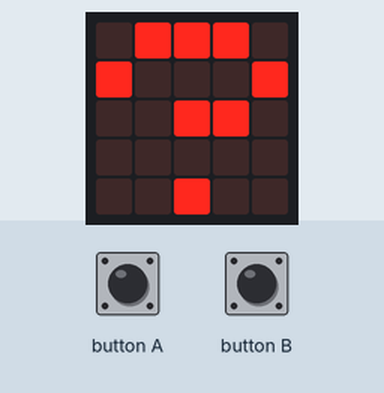
Bench run of a program on a simulated BBC micro:bit running MicroPython. Shown: the board's 5×5 LED display. The inputs (shaded band) are chosen by the test bench. Random numbers come from a fixed seed.

Above: at 5.0 s.
5.1 s: button A pressed for 0.15 s
At 5.8 s:
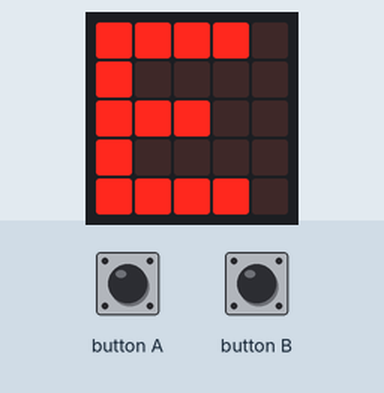
7.6 s: button B pressed for 0.15 s
At 8.4 s:
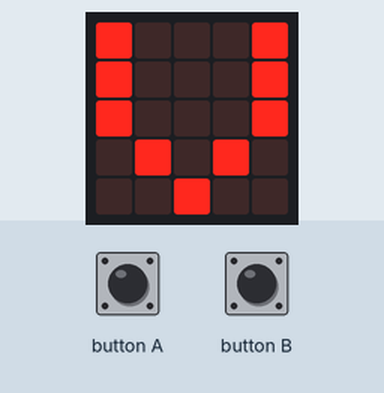
10.1 s: button A pressed for 1 s
At 10.9 s:
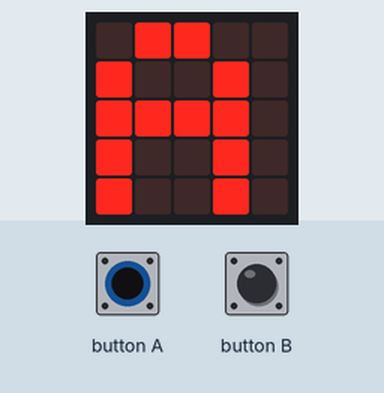
12.6 s: button B pressed for 1 s
At 13.4 s:
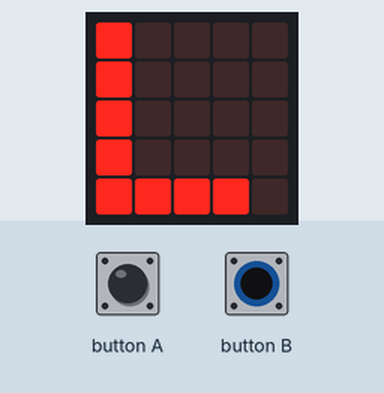
15.1 s: button B pressed for 0.15 s
At 15.9 s:
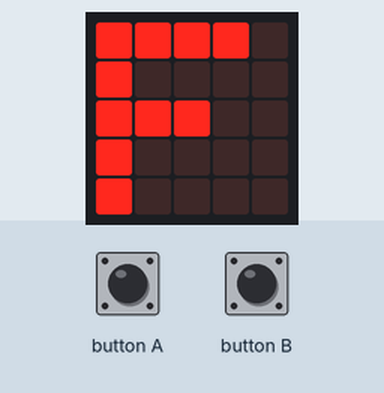
17.6 s: button A pressed for 0.15 s
At 18.4 s:
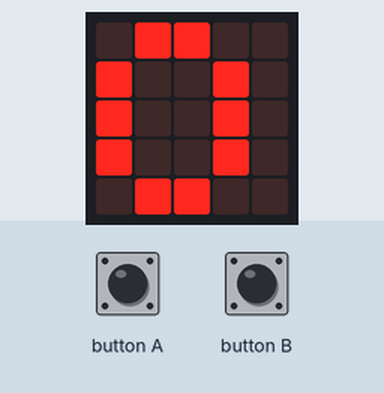
Timing chart, 0 to 20.6 s (numbered marks = the images above; inputs shaded):
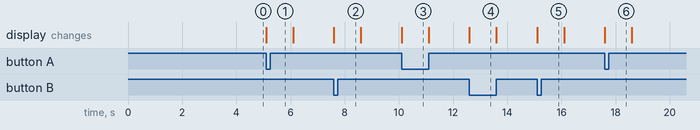

Measured:
- after the input at 5.1 s, the display: changes at once (image 1)
- after the input at 7.6 s, the display: changes at once (image 2)
- after the input at 10.1 s, the display: changes at once (image 3)
- after the input at 12.6 s, the display: changes at once (image 4)
- after the input at 15.1 s, the display: changes at once (image 5)
- after the input at 17.6 s, the display: changes at once (image 6)

The program:

juegoVocalConsonante.py
```python
# Imports van al inicio
from microbit import *
import random
import music

total_palabras = 9
vocales = ['A','E','I','O','U']
consonantes =['B', 'C','D','F','G','H','J','K','L','LL','M','N','Ñ', 'P', 'QU', 'R','S', 'T','V','W','X','Y','Z']

def obtenerVocal():
    return vocales[random.randint(0, len(vocales)-1)]

def obtenerConsonante():
    return consonantes[random.randint(0,len(consonantes)-1)]

def cronometro(t):
    for i in range(t, 0, -1):
        display.scroll(i)
        music.play("a3")
        sleep(1000)
    music.play(music.POWER_DOWN)
    display.show(Image.SWORD)

# Muestra '?', si se pulsa A devolverá vocal, si se pulsa B devolverá consonante
while total_palabras>0:
    if button_a.was_pressed():
        display.show(obtenerVocal())
        sleep(1000)
        total_palabras = total_palabras - 1
    elif button_b.was_pressed():
        display.show(obtenerConsonante())
        sleep(1000)
        total_palabras = total_palabras - 1
    else:
        display.show("?")


while True:
    #Hay que pulsar el logo para comenzar a contar
    if pin_logo.is_touched():
        cronometro(30)
        break
    else:
        music.play(music.POWER_UP)
        display.show(Image.STICKFIGURE)

music.play(music.POWER_DOWN)
display.scroll("Fin")
```
